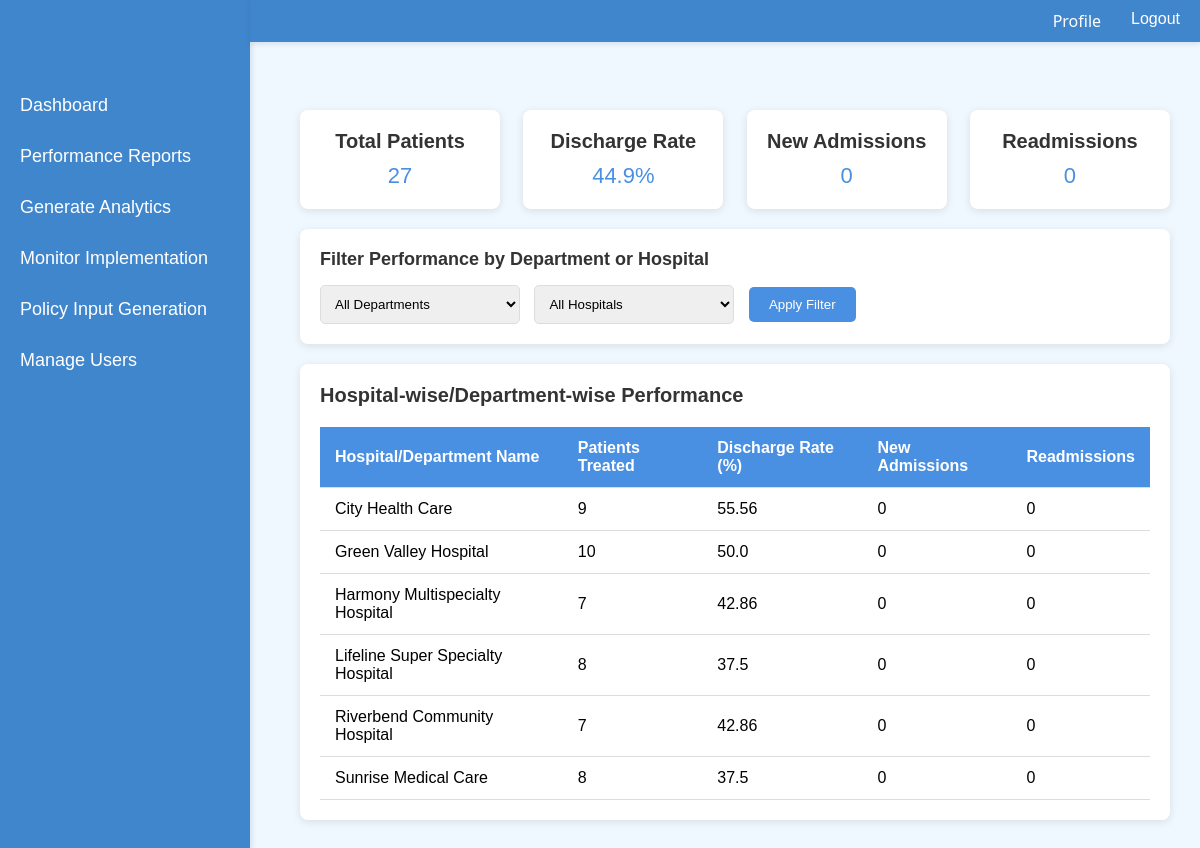
Screenshot of /view (signed in) with the database file from the repository.
### models/models.py (models this page shows, shortened)
class Hospital(db.Model):
    __tablename__ = 'hospitals'  # Make sure this matches the FK reference
    hospital_id = db.Column(db.String(20), primary_key=True)
    name = db.Column(db.String(100), nullable=False)
    location = db.Column(db.String(100), nullable=True)

### app.py (the view)
@app.route('/view', methods=['GET', 'POST'])
def view():
    print("View route is being accessed!")
    try:
        if 'user_id' not in session:
            flash("You must log in first", "error")
            return redirect(url_for('login'))
        conn = sqlite3.connect('db/hdims.db')
        conn.row_factory = sqlite3.Row
        cursor = conn.cursor()
        user_id = session.get('user_id')
        print("User ID from session:", user_id)  # Debug line
        cursor.execute("SELECT id, username, email, role, hospital_id FROM user WHERE id = ?", (user_id,))
        user = cursor.fetchone()
        print("User query result:", user)  # Debug line
        if user:
            user_info = {
                "id": user["id"],
                "username": user["username"],
                "email": user["email"],
                "role": user["role"],
                "hospital_id": user["hospital_id"]
            }
        else:
            conn.close()
            flash("User not found", "error")
            return redirect(url_for('login'))
        today = date.today().strftime('%Y-%m-%d')
        print(f"Today's date: {today}")
        cursor.execute('SELECT DISTINCT name FROM hospitals')
        hospitals = [row[0] for row in cursor.fetchall()]
        print("Hospitals:", hospitals)
        cursor.execute('SELECT DISTINCT department FROM patients')
        departments = [row[0] for row in cursor.fetchall()]
        print("Departments:", departments)
        cursor.execute('SELECT COUNT(*) FROM patients WHERE discharge_date IS NULL')
        total_treated = cursor.fetchone()[0]
        cursor.execute('SELECT COUNT(*) FROM patients WHERE discharge_date IS NOT NULL')
        total_discharged = cursor.fetchone()[0]
        cursor.execute('SELECT COUNT(*) FROM patients')
        total_patients = cursor.fetchone()[0]
        discharge_rate = (total_discharged / total_patients * 100) if total_patients != 0 else 0
        discharge_rate = round(discharge_rate, 2)
        cursor.execute('SELECT COUNT(*) FROM patients WHERE admission_date = ?', (today,))
        new_admissions = cursor.fetchone()[0]
        cursor.execute('''
            SELECT COUNT(*)
            FROM admissions a1
            WHERE a1.admission_date = ?
            AND EXISTS (
                SELECT 1
                FROM admissions a2
                WHERE a2.patient_id = a1.patient_id
                AND a2.admission_date < a1.admission_date
            )
        ''', (today,))
        readmissions = cursor.fetchone()[0]
        department_filter = request.form.get('department', 'all')
        hospital_filter = request.form.get('hospital', 'all')
        print("Selected department:", department_filter)
        print("Selected hospital:", hospital_filter)
        base_query = '''
            SELECT h.name as name, COUNT(p.patient_id) as patients_treated,
                   ROUND(SUM(CASE WHEN p.discharge_date IS NOT NULL THEN 1 ELSE 0 END) * 100.0 / COUNT(p.patient_id), 2) as discharge_rate,
                   SUM(CASE WHEN p.admission_date = ? THEN 1 ELSE 0 END) as new_admissions,
                   0 as readmissions   -- Placeholder
            FROM patients p
            JOIN hospitals h ON p.hospital_id = h.hospital_id
        '''
        filters = []
        params = [today]
        if department_filter != 'all':
            filters.append('p.department = ?')
            params.append(department_filter)
        if hospital_filter != 'all':
            filters.append('h.name = ?')
            params.append(hospital_filter)
        if filters:
            base_query += ' WHERE ' + ' AND '.join(filters)
        base_query += ' GROUP BY h.name'
        print("Executing Performance Query...")
        cursor.execute(base_query, params)
        rows = cursor.fetchall()
        performance_data = []
        for row in rows:
            performance_data.append({
                'name': row[0],
                'patients_treated': row[1],
                'discharge_rate': row[2],
                'new_admissions': row[3],
                'readmissions': row[4]  # You can calculate readmissions properly later
            })
        print("Performance Data:", performance_data)
        conn.close()
        print("Database connection closed.")
        return render_template('view.html',
                               hospitals=hospitals,
                               departments=departments,
                               total_treated=total_treated,
                               discharge_rate=discharge_rate,
                               new_admissions=new_admissions,
                               readmissions=readmissions,
                               performance_data=performance_data,user=user_info)
    except Exception as e:
        print(f"Error: {e}")
        return "Error occurred!"

### templates/view.html (shortened to what this page needs)
<!DOCTYPE html>
<html lang="en">
<head>
</head>
<body>
        <div class="topbar">
            <div class="profile" onclick="toggleProfile()">
                <a href="#"><span style="color:white;">Profile</span></a>
              </div>
            <a href="#" onclick="confirmLogout()" style="color:white;">Logout</a>
        </div>
    <div class="sidebar">
        <a href="{{ url_for('superadmin_dashboard') }}">Dashboard</a>
        <a href="{{ url_for('view') }}">Performance Reports</a>
        <a href="{{ url_for('generat') }}">Generate Analytics</a>
        <a href="{{ url_for('monitor') }}">Monitor Implementation</a>
        <a href="{{ url_for('policy_data') }}">Policy Input Generation</a>
        <a href="{{ url_for('manage_user') }}">Manage Users</a>
    </div>
    <div class="container">
        <div class="overview">
            <div class="overview-item">
                <h3>Total Patients</h3>
                <p>{{ total_treated }}</p>
            </div>
            <div class="overview-item">
                <h3>Discharge Rate</h3>
                <p>{{ discharge_rate }}%</p>
            </div>
            <div class="overview-item">
                <h3>New Admissions</h3>
                <p>{{ new_admissions }}</p>
            </div>
            <div class="overview-item">
                <h3>Readmissions</h3>
                <p>{{ readmissions }}</p>
            </div>
        </div>
        <form method="POST" action="{{ url_for('view') }}">
            <div class="filter-section">
                <h4>Filter Performance by Department or Hospital</h4>
                <select name="department">
                    <option value="all">All Departments</option>
                </select>
                <select name="hospital">
                    <option value="all">All Hospitals</option>
                </select>
                <button class="btn">Apply Filter</button>
            </div>
        </form>
<div class="performance-section">
    <h3>Hospital-wise/Department-wise Performance</h3>
    <table class="performance-table">
        <thead>
            <tr>
                <th>Hospital/Department Name</th>
                <th>Patients Treated</th>
                <th>Discharge Rate (%)</th>
                <th>New Admissions</th>
                <th>Readmissions</th>
            </tr>
        </thead>
        <tbody id="performanceTableBody">
            {% if performance_data %}
                {% for row in performance_data %}
                <tr>
                    <td>{{ row.name }}</td>
                    <td>{{ row.patients_treated }}</td>
                    <td>{{ row.discharge_rate }}</td>
                    <td>{{ row.new_admissions }}</td>
                    <td>{{ row.readmissions }}</td>
                </tr>
                {% endfor %}
            {% else %}
                <tr>
                    <td colspan="7" style="text-align: center;">No performance data available.</td>
                </tr>
            {% endif %}
        </tbody>
    </table>
</div>
    </div>
</body>
</html>

### templates/view.html (style rules this page uses)
* { margin: 0; padding: 0; box-sizing: border-box; }
body { font-family: Arial, sans-serif; background-color: #f0f8ff; display: flex; }
.sidebar { position: fixed; top: 0; left: 0; width: 250px; height: 100%; background-color: #4086cd; padding-top: 80px; box-shadow: 2px 0 5px rgba(0, 0, 0, 0.1); z-index: 1; }
.sidebar a { display: block; color: white; padding: 15px 20px; text-decoration: none; font-size: 18px; transition: background-color 0.3s ease, color 0.3s ease; }
.topbar { width: calc(100% - 250px); background-color: #4086cd; padding: 10px 20px; position: fixed; top: 0; left: 250px; display: flex; justify-content: flex-start; box-shadow: 0 2px 5px rgba(0, 0, 0, 0.1); z-index: 10; }
.topbar .profile { position: relative; display: flex; align-items: center; gap: 12px; margin-left: auto; margin-right: 30px; font: 16px "Segoe UI", Tahoma, sans-serif; color: #fff; cursor: pointer; z-index: 50; }
a { text-decoration: none; }
.container { padding: 30px; margin-left: 270px; margin-top: 80px; }
.overview { display: flex; justify-content: space-between; margin-bottom: 20px; }
.overview-item { background-color: white; border-radius: 8px; box-shadow: 0 2px 8px rgba(0, 0, 0, 0.1); padding: 20px; width: 23%; text-align: center; }
.overview-item h3 { font-size: 20px; color: #333; margin-bottom: 10px; }
.overview-item p { font-size: 22px; color: #4a90e2; margin: 0; }
.filter-section { background-color: white; padding: 20px; border-radius: 8px; box-shadow: 0 2px 8px rgba(0, 0, 0, 0.1); margin-bottom: 20px; }
.filter-section h4 { font-size: 18px; color: #333; margin-bottom: 15px; }
.filter-section select { padding: 10px; width: 200px; border-radius: 5px; border: 1px solid #ddd; margin-right: 10px; }
.btn { padding: 10px 20px; background-color: #4a90e2; color: white; border: none; border-radius: 5px; cursor: pointer; }
.performance-section { background-color: white; padding: 20px; border-radius: 8px; box-shadow: 0 2px 8px rgba(0, 0, 0, 0.1); }
.performance-section h3 { color: #333; font-size: 20px; margin-bottom: 20px; }
.performance-table { width: 100%; border-collapse: collapse; }
.performance-table thead { background-color: #4a90e2; color: white; }
.performance-table th, .performance-table td { padding: 12px 15px; text-align: left; border-bottom: 1px solid #ddd; }

### rows the page displays
Hospital: name "City Health Care", patients_treated "9", discharge_rate "55.56", new_admissions "0", readmissions "0"
Hospital: name "Green Valley Hospital", patients_treated "10", discharge_rate "50.0", new_admissions "0", readmissions "0"
Hospital: name "Harmony Multispecialty Hospital", patients_treated "7", discharge_rate "42.86", new_admissions "0", readmissions "0"
Hospital: name "Lifeline Super Specialty Hospital", patients_treated "8", discharge_rate "37.5", new_admissions "0", readmissions "0"
Hospital: name "Riverbend Community Hospital", patients_treated "7", discharge_rate "42.86", new_admissions "0", readmissions "0"
Hospital: name "Sunrise Medical Care", patients_treated "8", discharge_rate "37.5", new_admissions "0", readmissions "0"

### other values shown
{{ total_treated }} "27"
{{ discharge_rate }} "44.9"
{{ new_admissions }} "0"
{{ readmissions }} "0"
